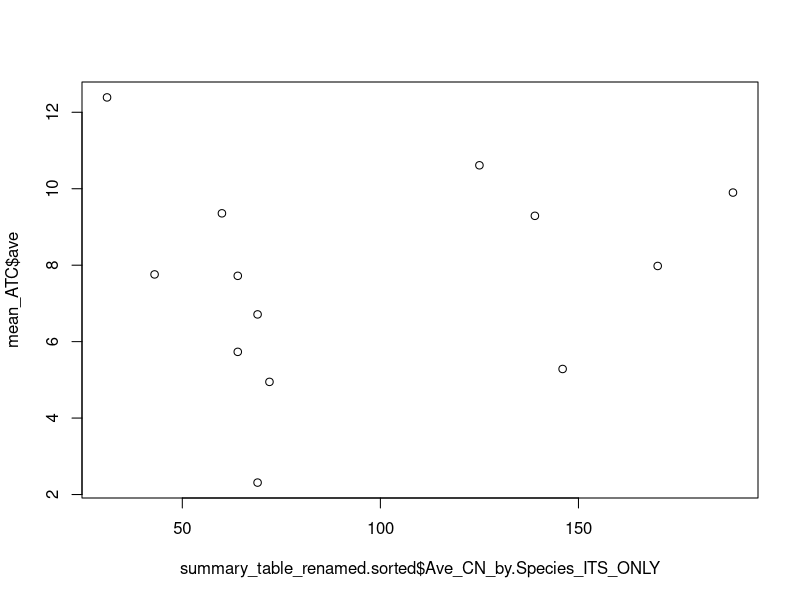
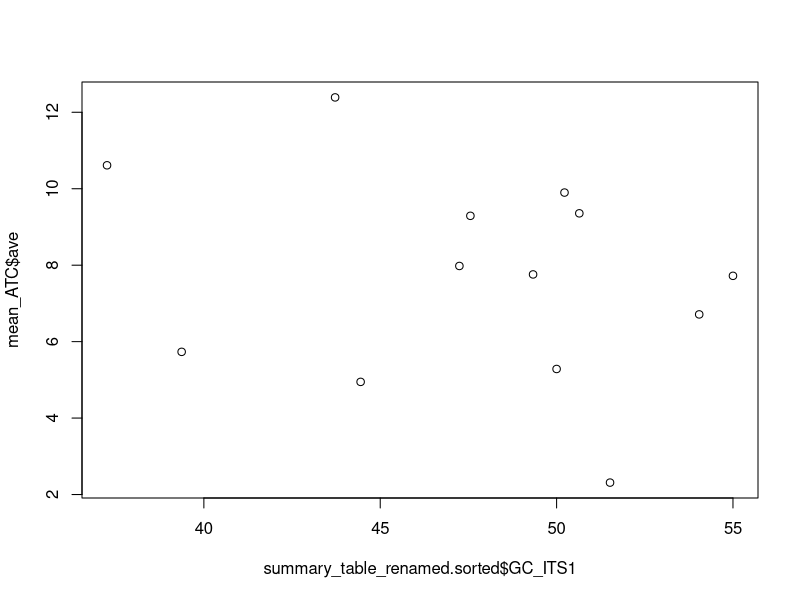
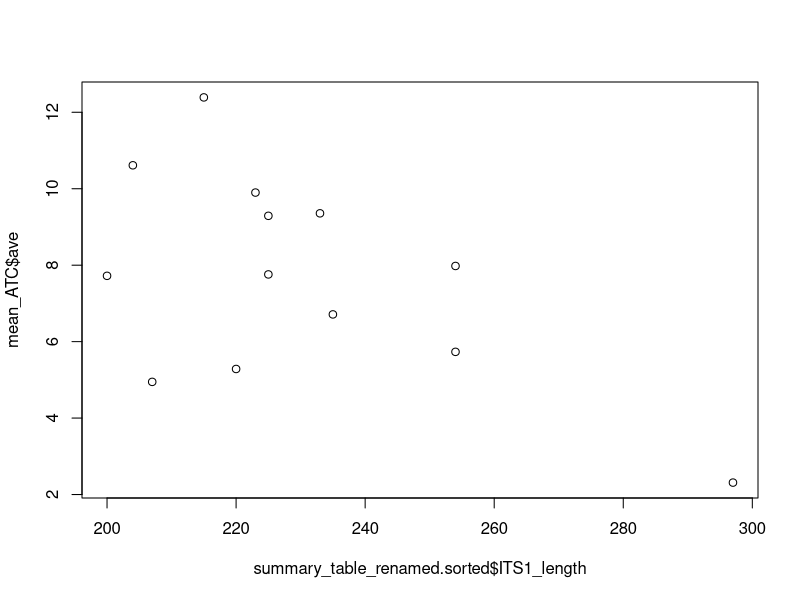
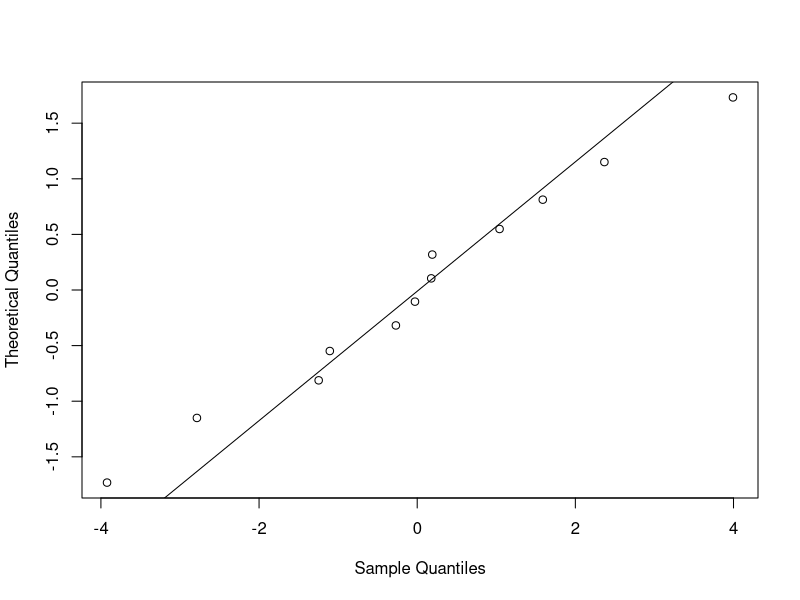
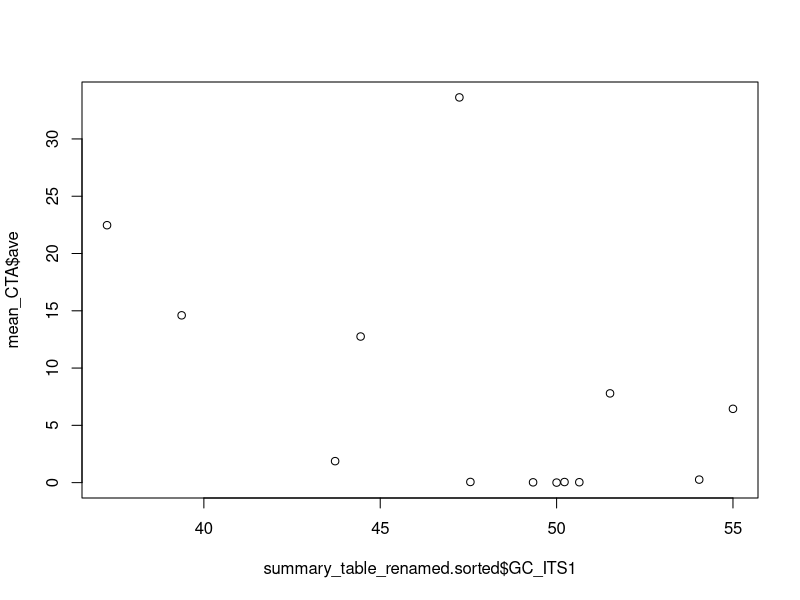
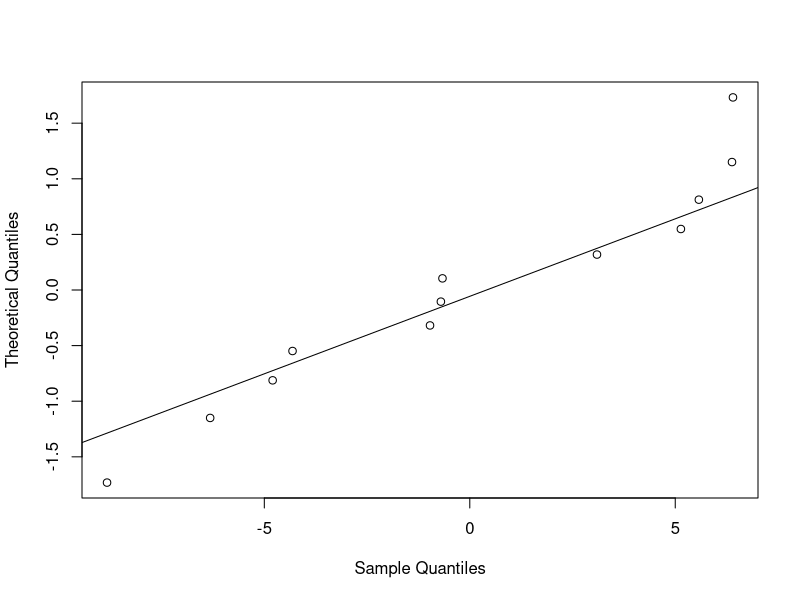
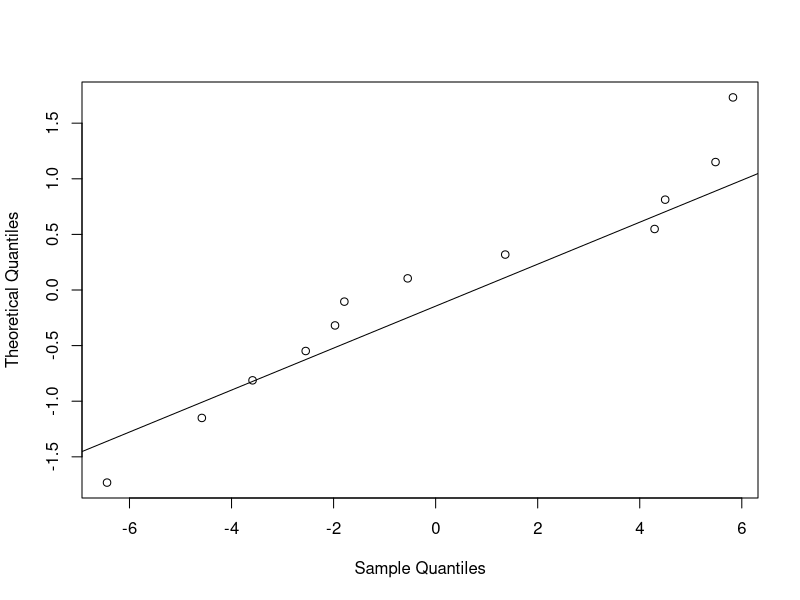
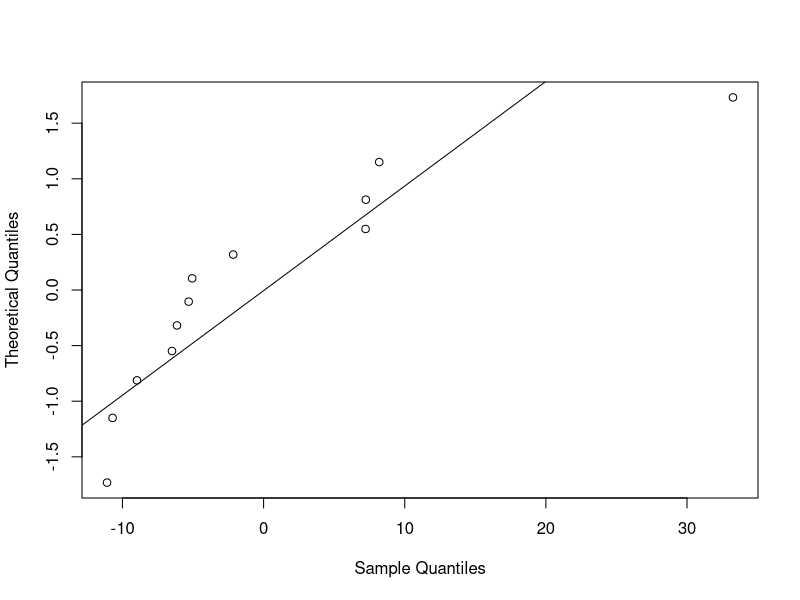

These figures' R source, in order: (Note: this script raises an error after producing the figures.)
setwd("~/Desktop/Project_ITS_CNV/Mock_Community")


#read in data
otu_table_rep1 <- read.csv("mock_community_analysis_rep_1.csv")
otu_table_rep2 <- read.csv("mock_community_analysis_rep_2.csv")
otu_table_ITS2<- read.csv("ITS2_mock_community_OTU_TABLE.csv")

#parse to only the species put into the mock + negative controls 
#otu_table_relevent_1<- otu_table_rep1[c(1:12,105,1517), c(2:5,7:10)]
#otu_table_relevent_2<- otu_table_rep2[c(1:12,18,166), c(4:17)]
#otu_table_relevent_ITS2<- otu_table_ITS2[,2:6]

#withouth ceno 
otu_table_relevent_1<- otu_table_rep1[c(1:12,105), c(2:5,7:10)]
otu_table_relevent_2<- otu_table_rep2[c(1:12,18), c(4:17)]
otu_table_relevent_ITS2<- otu_table_ITS2[c(1:8, 10:14),2:6]

#assign taxonomy as rownames 
rownames1<- as.matrix(otu_table_relevent_1$taxonomy)
rownames(otu_table_relevent_1) <-rownames1
rownames2<- as.matrix(otu_table_relevent_2$taxonomy)
rownames(otu_table_relevent_2) <-rownames2
rownames3<- as.matrix(otu_table_relevent_ITS2$taxonomy)
rownames(otu_table_relevent_ITS2) <-rownames3

#remove taxonomy column 
otu_table_relevent_1<- otu_table_relevent_1[, 1:7]
otu_table_relevent_2<- otu_table_relevent_2[,1:14]
otu_table_relevent_ITS2<- otu_table_relevent_ITS2[,1:4]


#subtrat reads from negative controls 
otu_table_relevent_subtract_rep1<-  otu_table_relevent_1[,1:4] - otu_table_relevent_1[,6]
otu_table_relevent_subtract_rep1.2<-  otu_table_relevent_subtract_rep1[,1:4] - otu_table_relevent_1[,7]
otu_table_relevent_subtract_rep1.2<- as.matrix(otu_table_relevent_subtract_rep1.2)
#remove values < 0
otu_table_relevent_subtract_no_neg_rep1<- ifelse(otu_table_relevent_subtract_rep1.2 < 0.1, 0, otu_table_relevent_subtract_rep1.2)

otu_table_relevent_subtract_rep2<-  otu_table_relevent_2[,1:12] - otu_table_relevent_2[,13]
otu_table_relevent_subtract_rep2.2<- as.matrix(otu_table_relevent_subtract_rep2)
#remove values < 0
otu_table_relevent_subtract_no_neg_rep2<- ifelse(otu_table_relevent_subtract_rep2.2 < 0.1, 0, otu_table_relevent_subtract_rep2.2)

#note, no negative control for two-step ITS2, just for one step. 

#normalize data from 0-1
norm.reads_rep1<- t(t(otu_table_relevent_subtract_no_neg_rep1)/rowSums(t(otu_table_relevent_subtract_no_neg_rep1)))
as.data.frame(norm.reads_rep1_100<- norm.reads_rep1 * 100)
#check that they == 100
colSums(norm.reads_rep1_100)
#...cool 

norm.reads_rep2<- t(t(otu_table_relevent_subtract_no_neg_rep2)/rowSums(t(otu_table_relevent_subtract_no_neg_rep2)))
as.data.frame(norm.reads_rep2_100<- norm.reads_rep2 * 100)
#check that they == 100
colSums(norm.reads_rep2_100)

norm.reads_repITS2<- t(t(otu_table_relevent_ITS2)/rowSums(t(otu_table_relevent_ITS2)))
as.data.frame(norm.reads_repITS2_100<- norm.reads_repITS2 * 100)
#check that they == 100
colSums(norm.reads_repITS2_100)

##RUN STATS
#load metadata
summary_table_lg <- read.csv("summary_table_new.csv")


#shrink data to species of interest
#summary_table <- summary_table_lg[c(1,3,5,7,9:18),] 
#witout ceno 
summary_table <- summary_table_lg[c(1,5,7,9:18),] 

#reassign taxonomy as row names 
rownames4<- as.matrix(summary_table$Species)
rownames(summary_table) <-rownames4
summary_table_renamed<- summary_table[,2:9]


#sort tables by speces name
norm.reads_rep1_100.sorted <- norm.reads_rep1_100[order(row.names(norm.reads_rep1_100)),] 
norm.reads_rep2_100.sorted <- norm.reads_rep2_100[order(row.names(norm.reads_rep2_100)),] 
norm.reads_repITS2_100.sorted <- norm.reads_repITS2_100[order(row.names(norm.reads_repITS2_100)),] 
summary_table_renamed.sorted <- summary_table_renamed[order(row.names(summary_table_renamed)),] 

#convert to dataframes
norm.reads_rep1_100.sorted<- data.frame(norm.reads_rep1_100.sorted)
norm.reads_rep2_100.sorted<- data.frame(norm.reads_rep2_100.sorted)
norm.reads_repITS2_100.sorted<- data.frame(norm.reads_repITS2_100.sorted)

ACT_all_sp<- data.frame(cbind(norm.reads_rep1_100.sorted[,c(1,3)]), norm.reads_rep2_100.sorted[,c(1:2)])
CTA_all_sp<- data.frame(cbind(norm.reads_rep1_100.sorted[,c(2,4)]), norm.reads_rep2_100.sorted[,c(3:4)])
ATC_suillus_only<- data.frame(norm.reads_rep2_100.sorted[,c(5,6)])
CTA_suillus_only<- data.frame(norm.reads_rep2_100.sorted[,c(7,8)])
ATC_no_suillus<- data.frame(norm.reads_rep2_100.sorted[,c(9,10)])
CTA_no_suillus<- data.frame(norm.reads_rep2_100.sorted[,c(11,12)])
ATC_all_sp_ITS2<- data.frame(norm.reads_repITS2_100.sorted[,c(1,2)])
CTA_all_sp_ITS2<- data.frame(norm.reads_repITS2_100.sorted[,c(3,4)])


#get means for rep and rep 2- all species #ATC=amplify then combine, #CTA = combine then amplify 
mean_ATC<-data.frame(rowMeans(ACT_all_sp))
colnames(mean_ATC) <-"ave"
mean_CTA<-data.frame(rowMeans(CTA_all_sp))
colnames(mean_CTA) <-"ave"
mean_ATC_suillus_only<-data.frame(rowMeans(ATC_suillus_only))
colnames(mean_ATC_suillus_only) <-"ave"
mean_CTA_suillus_only<-data.frame(rowMeans(CTA_suillus_only))
colnames(mean_CTA_suillus_only) <-"ave"
mean_ATC_no_suillus<-data.frame(rowMeans(ATC_no_suillus))
colnames(mean_ATC_no_suillus) <-"ave"
mean_CTA_no_suillus<-data.frame(rowMeans(CTA_no_suillus))
colnames(mean_CTA_no_suillus) <-"ave"
#for ITS2
mean_ATC_all_sp_ITS2<-data.frame(rowMeans(ATC_all_sp_ITS2))
colnames(mean_ATC_all_sp_ITS2) <-"ave"
mean_CTA_all_sp_ITS2<-data.frame(rowMeans(CTA_all_sp_ITS2))
colnames(mean_CTA_all_sp_ITS2) <-"ave"


#stats for primer missmatches 
num.missmatches <- read.csv("summary_of_primer_missmatches.csv")
#reassign taxonomy as row names 
rownames.miss<- as.matrix(num.missmatches$Species)
rownames(num.missmatches) <-rownames.miss
num.missmatches_renamed<- num.missmatches[,2:7]
#sort tables by speces name
num.missmatches_renamed.sorted <- num.missmatches_renamed[order(row.names(num.missmatches_renamed)),] 
#add row sums 
num.missmatches_renamed.sorted.totals<- cbind(num.missmatches_renamed.sorted, sums= rowSums(num.missmatches_renamed.sorted))
#shrink to sp. of interest
num.missmatches_renamed.sorted.totals<- num.missmatches_renamed.sorted.totals[c(1,5,7,9:10,12:19),]



##build model of read abundance (ITS1 averaged between lanes, no LSU) explained by CNV, GC, amplicon length

#ITS1 all ATC (n = 4)
lm_all_ATC <- lm(mean_ATC$ave ~ summary_table_renamed.sorted$Ave_CN_by.Species_ITS_ONLY + 
                  summary_table_renamed.sorted$GC_ITS1 + 
                  summary_table_renamed.sorted$ITS1_length + 
                 num.missmatches_renamed.sorted.totals$sums,
                  mean_ATC)
summary(lm_all_ATC )



lm_all_ATC <- lm(mean_ATC$ave ~ summary_table_renamed.sorted$Ave_CN_by.Species._AVE_ITS_LSU + 
                   summary_table_renamed.sorted$GC_ITS1 + 
                   summary_table_renamed.sorted$ITS1_length+
                   num.missmatches_renamed.sorted.totals$sums,
                 mean_ATC)
summary(lm_all_ATC )


#Mean_ATC by CN
plot(mean_ATC$ave ~ summary_table_renamed.sorted$Ave_CN_by.Species_ITS_ONLY, mean_ATC)

#CN Alone
lm_all_ATC_CN <- lm(mean_ATC$ave ~ summary_table_renamed.sorted$Ave_CN_by.Species_ITS_ONLY, 
   mean_ATC)

summary(lm_all_ATC_CN)

#Mean_ATC by GC
plot(mean_ATC$ave ~ summary_table_renamed.sorted$GC_ITS1, mean_ATC)

#GC alone
lm_all_ATC_GC <- lm(mean_ATC$ave ~ summary_table_renamed.sorted$GC_ITS1, 
                    mean_ATC)

summary(lm_all_ATC_GC)

#Mean_ATC by Length
plot(mean_ATC$ave ~ summary_table_renamed.sorted$ITS1_length, mean_ATC)

#Length alone
lm_all_ATC_Length <- lm(mean_ATC$ave ~ summary_table_renamed.sorted$ITS1_length, 
                    mean_ATC)

summary(lm_all_ATC_Length)

#is it normal?
qqnorm(residuals(lm_all_ATC), main="", datax=TRUE)
qqline(residuals(lm_all_ATC), datax=TRUE)


#ITS1 all CTA (n = 4)
lm_all_CTA <- lm(mean_CTA$ave ~ summary_table_renamed.sorted$Ave_CN_by.Species_ITS_ONLY + 
                summary_table_renamed.sorted$GC_ITS1 + 
                summary_table_renamed.sorted$ITS1_length +
                num.missmatches_renamed.sorted.totals$sums,
                mean_CTA)
summary(lm_all_CTA)


lm_all_CTA <- lm(mean_CTA$ave ~ summary_table_renamed.sorted$Ave_CN_by.Species._AVE_ITS_LSU + 
                   summary_table_renamed.sorted$GC_ITS1 + 
                   summary_table_renamed.sorted$ITS1_length +
                   num.missmatches_renamed.sorted.totals$sums,
                 mean_CTA)
summary(lm_all_CTA)

plot(mean_CTA$ave ~ summary_table_renamed.sorted$GC_ITS1, mean_CTA)

#is it normal?
qqnorm(residuals(lm_all_CTA), main="", datax=TRUE)
qqline(residuals(lm_all_CTA), datax=TRUE)


#####
#ITS1 Suillus only ACT (n = 2)
lm_ATC_suillus_only <- lm(mean_ATC_suillus_only$ave ~ summary_table_renamed.sorted$Ave_CN_by.Species_ITS_ONLY + 
                   summary_table_renamed.sorted$GC_ITS1 + 
                   summary_table_renamed.sorted$ITS1_length +
                   num.missmatches_renamed.sorted.totals$sums,
                   mean_ATC_suillus_only)
summary(lm_ATC_suillus_only)

lm_ATC_suillus_only <- lm(mean_ATC_suillus_only$ave ~ summary_table_renamed.sorted$Ave_CN_by.Species._AVE_ITS_LSU + 
                            summary_table_renamed.sorted$GC_ITS1 + 
                            summary_table_renamed.sorted$ITS1_length +
                            num.missmatches_renamed.sorted.totals$sums,
                          mean_ATC_suillus_only)
summary(lm_ATC_suillus_only)

#is it normal?
qqnorm(residuals(lm_ATC_suillus_only), main="", datax=TRUE)
qqline(residuals(lm_ATC_suillus_only), datax=TRUE)

#ITS1 Suillus only CTA (n = 2)
lm_CTA_suillus_only <- lm(mean_CTA_suillus_only$ave ~ summary_table_renamed.sorted$Ave_CN_by.Species_ITS_ONLY + 
                            summary_table_renamed.sorted$GC_ITS1 + 
                            summary_table_renamed.sorted$ITS1_length +
                            num.missmatches_renamed.sorted.totals$sums,
                          mean_CTA_suillus_only)
summary(lm_CTA_suillus_only)

lm_CTA_suillus_only <- lm(mean_CTA_suillus_only$ave ~ summary_table_renamed.sorted$Ave_CN_by.Species._AVE_ITS_LSU + 
                            summary_table_renamed.sorted$GC_ITS1 + 
                            summary_table_renamed.sorted$ITS1_length +
                            num.missmatches_renamed.sorted.totals$sums,
                          mean_CTA_suillus_only)
summary(lm_CTA_suillus_only)

#is it normal?
qqnorm(residuals(lm_CTA_suillus_only), main="", datax=TRUE)
qqline(residuals(lm_CTA_suillus_only), datax=TRUE)
#no? looks wierd.  

#####


#ITS1 no Suillus ATC (n = 2)
lm_ATC_no_suillus <- lm(mean_ATC_no_suillus$ave ~ summary_table_renamed.sorted$Ave_CN_by.Species_ITS_ONLY + 
                            summary_table_renamed.sorted$GC_ITS1 + 
                            summary_table_renamed.sorted$ITS1_length +
                            num.missmatches_renamed.sorted.totals$sums,
                        mean_ATC_no_suillus)
summary(lm_ATC_no_suillus)



lm_ATC_no_suillus <- lm(mean_ATC_no_suillus$ave ~ summary_table_renamed.sorted$Ave_CN_by.Species._AVE_ITS_LSU + 
                          summary_table_renamed.sorted$GC_ITS1 + 
                          summary_table_renamed.sorted$ITS1_length +
                          num.missmatches_renamed.sorted.totals$sums,
                        mean_ATC_no_suillus)
summary(lm_ATC_no_suillus)


#is it normal?
qqnorm(residuals(lm_ATC_no_suillus), main="", datax=TRUE)
qqline(residuals(lm_ATC_no_suillus), datax=TRUE)

#ITS1 no Suillus CTA (n = 2)
lm_CTA_no_suillus <- lm(mean_CTA_no_suillus$ave ~ summary_table_renamed.sorted$Ave_CN_by.Species_ITS_ONLY + 
                          summary_table_renamed.sorted$GC_ITS1 + 
                          summary_table_renamed.sorted$ITS1_length +
                          num.missmatches_renamed.sorted.totals$sums,
                        mean_CTA_no_suillus)
summary(lm_CTA_no_suillus)



lm_CTA_no_suillus <- lm(mean_CTA_no_suillus$ave ~ summary_table_renamed.sorted$Ave_CN_by.Species._AVE_ITS_LSU + 
                          summary_table_renamed.sorted$GC_ITS1 + 
                          summary_table_renamed.sorted$ITS1_length +
                          num.missmatches_renamed.sorted.totals$sums,
                        mean_CTA_no_suillus)
summary(lm_CTA_no_suillus)

#is it normal?
qqnorm(residuals(lm_CTA_no_suillus), main="", datax=TRUE)
qqline(residuals(lm_CTA_no_suillus), datax=TRUE)

#####
#make sure you get the same output when you manually remove scleroderma...
summary_table_renamed.sorted_no_sclero<- summary_table_renamed.sorted[c(1:6, 8:14),]
CTA_no_suillus_nosclero<- data.frame(norm.reads_rep2_100.sorted[,c(11,12)])

mean_CTA_no_suillus_nosclero<-data.frame(rowMeans(CTA_no_suillus_nosclero))
colnames(mean_CTA_no_suillus_nosclero) <-"ave"
mean_CTA_no_suillus_nosclero_chopped<- data.frame(mean_CTA_no_suillus_nosclero[c(1:6, 8:14),])
colnames(mean_CTA_no_suillus_nosclero_chopped) <-"ave"

dim(summary_table_renamed.sorted_no_sclero)
class(mean_CTA_no_suillus_nosclero_chopped)

lm_CTA_no_suillus <- lm(mean_CTA_no_suillus_nosclero_chopped$ave ~ summary_table_renamed.sorted_no_sclero$Ave_CN_by.Species._AVE_ITS_LSU + 
                          summary_table_renamed.sorted_no_sclero$GC_ITS1 + 
                          summary_table_renamed.sorted_no_sclero$ITS1_length, 
                        mean_CTA_no_suillus_nosclero_chopped)
summary(lm_CTA_no_suillus)
#yes, output is the same. 
######

#####

#ITS2, all sp, ATC
lm_ATC_all_sp_ITS2 <- lm(mean_ATC_all_sp_ITS2$ave ~ summary_table_renamed.sorted$Ave_CN_by.Species_ITS_ONLY + 
                          summary_table_renamed.sorted$GC_ITS2 + 
                          summary_table_renamed.sorted$ITS2_length +
                           num.missmatches_renamed.sorted.totals$sums,
                         mean_ATC_all_sp_ITS2)
summary(lm_ATC_all_sp_ITS2)

lm_ATC_all_sp_ITS2 <- lm(mean_ATC_all_sp_ITS2$ave ~ summary_table_renamed.sorted$Ave_CN_by.Species._AVE_ITS_LSU + 
                           summary_table_renamed.sorted$GC_ITS2 + 
                           summary_table_renamed.sorted$ITS2_length +
                           num.missmatches_renamed.sorted.totals$sums,
                         mean_ATC_all_sp_ITS2)
summary(lm_ATC_all_sp_ITS2)

#is it normal?
qqnorm(residuals(lm_ATC_all_sp_ITS2), main="", datax=TRUE)
qqline(residuals(lm_ATC_all_sp_ITS2), datax=TRUE)

#ITS2, all sp, CTA
lm_CTA_all_sp_ITS2 <- lm(mean_CTA_all_sp_ITS2$ave ~ summary_table_renamed.sorted$Ave_CN_by.Species_ITS_ONLY + 
                           summary_table_renamed.sorted$GC_ITS2 + 
                           summary_table_renamed.sorted$ITS2_length +
                           num.missmatches_renamed.sorted.totals$sums,
                         mean_CTA_all_sp_ITS2)
summary(lm_CTA_all_sp_ITS2)

lm_CTA_all_sp_ITS2 <- lm(mean_CTA_all_sp_ITS2$ave ~ summary_table_renamed.sorted$Ave_CN_by.Species._AVE_ITS_LSU + 
                           summary_table_renamed.sorted$GC_ITS2 + 
                           summary_table_renamed.sorted$ITS2_length +
                           num.missmatches_renamed.sorted.totals$sums,
                         mean_CTA_all_sp_ITS2)
summary(lm_CTA_all_sp_ITS2)

#is it normal?
qqnorm(residuals(lm_CTA_all_sp_ITS2), main="", datax=TRUE)
qqline(residuals(lm_CTA_all_sp_ITS2), datax=TRUE)


##code for figures: 
#figure for ITS2 ATC
barplot(as.matrix(ATC_all_sp_ITS2[,c(1,2)]), main="Mock Community Analysis #2 - ITS2 -ATC",
        ylab="read abundance", col=c("#C02E1D", "#D93807", "#D94E1F", "#F16C20", "#EF8B2C", "#ECAA38", "#EBC844", "#CCC155", "#A2B86C", "#5CA793", "#1395BA", "#117899", "#0F5B78", "#0D3C55") 
        , beside=TRUE,cex.names=0.8, ylim=c(0, 15))
legend("topleft", legend = fungi_names, fill=c("#C02E1D", "#D93807", "#D94E1F", "#F16C20", "#EF8B2C", "#ECAA38", "#EBC844", "#CCC155", "#A2B86C", "#5CA793", "#1395BA", "#117899", "#0F5B78", "#0D3C55"),
       ncol = 1, cex = .4, lwd = 0, box.lwd = 0, box.lty =0, box.col =0, xjust = 1)

#figure for ITS2 CTA
barplot(as.matrix(CTA_all_sp_ITS2[,c(1,2)]), main="Mock Community Analysis #2 - ITS2 - CTA",
        ylab="read abundance", col=c("#C02E1D", "#D93807", "#D94E1F", "#F16C20", "#EF8B2C", "#ECAA38", "#EBC844", "#CCC155", "#A2B86C", "#5CA793", "#1395BA", "#117899", "#0F5B78", "#0D3C55") 
        , beside=TRUE,cex.names=0.8, ylim=c(0, 35))
legend("topleft", legend = fungi_names, fill=c("#C02E1D", "#D93807", "#D94E1F", "#F16C20", "#EF8B2C", "#ECAA38", "#EBC844", "#CCC155", "#A2B86C", "#5CA793", "#1395BA", "#117899", "#0F5B78", "#0D3C55"),
       ncol = 1, cex = .4, lwd = 0, box.lwd = 0, box.lty =0, box.col =0, xjust = 1)



##to calculate variance in GC contenet over ITS1 and ITS2. 
var(summary_table_renamed$GC_ITS1)
var(summary_table_renamed$GC_ITS2)

#range
max(summary_table_renamed$GC_ITS1)
min(summary_table_renamed$GC_ITS1)
max(summary_table_renamed$GC_ITS2)
min(summary_table_renamed$GC_ITS2)

#mean
mean(summary_table_renamed$GC_ITS1)
mean(summary_table_renamed$GC_ITS2)



